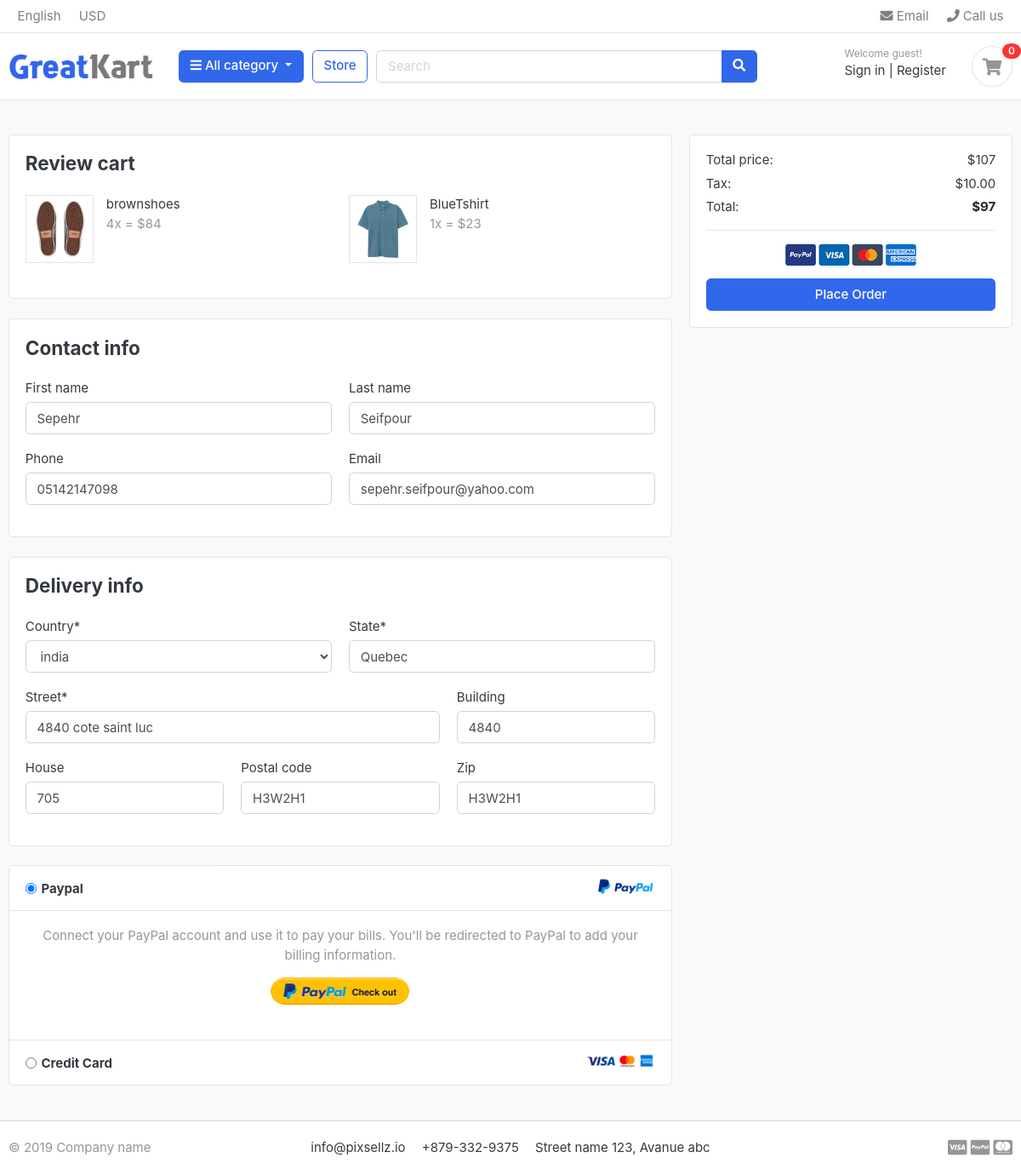
Screenshot of /CheckCard (signed in) with the database file from the repository.
### Order/models.py (models this page shows, shortened)
class OrderDetail(models.Model):
    orderdetail=models.ForeignKey(Order,on_delete=models.CASCADE)
    productorder=models.ForeignKey(ProductDetail,on_delete=models.CASCADE)
    order_count=models.IntegerField(default=1)
    purchase=models.BooleanField(default=False)
    @property
    def totalpriceorder(self):
        return self.productorder.Pro_Detail.price*self.order_count
    def __str__(self):
        return self.orderdetail.UserOder.user.username +"____"+self.productorder.Pro_Detail.title+"_____"+self.productorder.Pro_color.Color_Rate

class ShippingDetail(models.Model):
    ShipOrder=models.ForeignKey(Order,on_delete=models.CASCADE)
    firstname = models.CharField(max_length=50)
    lastname = models.CharField(max_length=50)
    phone = models.CharField(max_length=50)
    email = models.CharField(max_length=50)
    Country = models.CharField(max_length=50)
    state = models.CharField(max_length=50)
    street = models.CharField(max_length=50)
    building = models.CharField(max_length=50)
    house = models.CharField(max_length=50)
    postalcode = models.CharField(max_length=50)
    zip = models.CharField(max_length=50)

### Product/models.py (models this page shows, shortened)
class ProductDetail(models.Model):
    Pro_Detail=models.ForeignKey(Product,on_delete=models.CASCADE)
    Pro_Cat=models.ForeignKey(Category,on_delete=models.CASCADE)
    Pro_size=models.ForeignKey(Sizes,on_delete=models.CASCADE,null=True,blank=True)
    Pro_color=models.ForeignKey(Colors,on_delete=models.CASCADE,null=True,blank=True)
    objects=ProductDetail_Manger()

class Product(models.Model):
    Rate = [
        ('High', 'High'),
        ('Low', 'Low'),
        ('Affordable', 'Affordable')
    ]
    title=models.CharField(max_length=150)
    image=models.ImageField(upload_to='Photos/Product/',null=True)
    description=models.CharField(max_length=150)
    price=models.IntegerField(default=0,null=True,blank=True)
    rate=models.CharField(choices=Rate,max_length=50,null=True,blank=True)
    brand=models.CharField(max_length=50,default="Tommy")
    objects=ProductMange()

### Order/views.py (the view, shortened to what this page needs)
# urls.py: path("CheckCard",CheckCard.as_view()),
class CheckCard(DetailView):
    template_name = 'Order/CheckCard.html'
    def get_object(self, queryset=None):
        userid = self.request.user.id
        account_sl = Account.objects.filter(user_id=userid).first()
        order_sl = Order.objects.filter(UserOder_id=account_sl.id,transaction=False).first()
        order_detail = OrderDetail.objects.filter(orderdetail_id=order_sl.id,purchase=False).all()
        print(order_detail)
        queryset=order_detail
        return queryset
    def get_context_data(self,*args,**kwargs):
        context=super(CheckCard, self).get_context_data(*args,**kwargs)
        userid=self.request.user.id
        account=Account.objects.filter(user_id=userid).first()
        sum_order=OrderDetail.objects.filter(orderdetail__UserOder_id=account.id,orderdetail__transaction=False,purchase=False)
        total_sum=[]
        for item in sum_order:
            total_sum.append(item.totalpriceorder)
        context['totalsum']=sum(total_sum)
        context['finalprice']=context['totalsum']-10
        shippingdetail=ShippingDetail.objects.filter(ShipOrder__UserOder_id=account.id,ShipOrder__transaction=True).first()
        if(shippingdetail):
            initial_data={
                "firstname":shippingdetail.firstname,
                "lastname":shippingdetail.lastname,
                "email":shippingdetail.email,
                "phone":shippingdetail.phone,
                "postalcode":shippingdetail.postalcode,
                "zip":shippingdetail.zip,
                "country":shippingdetail.Country,
                "building":shippingdetail.building,
                "street":shippingdetail.street,
                "state":shippingdetail.state,
                "house":shippingdetail.house
            }
        else:
            initial_data={
                "firstname":self.request.user.username,
                "lastname":self.request.user.last_name,
                "email":self.request.user.email,
            }
        addressform = ShippingForm(initial=initial_data)
        context['address']=addressform
        return context

### Comments/context_processors.py
class CommentForm(ModelForm):
    class Meta:
        model=Comments
        fields=['Description']
        widgets={
            'Description':Textarea()
        }

### Order/forms.py
class ShippingForm(Form):
    Country = (
        ('1', 'india'),
        ('2', 'United States'),
        ('3', 'France'),
        ('4', 'Italy'),
        ('5', 'others')
    )
    firstname=CharField(widget=TextInput(attrs={"class":"form-control"}))
    lastname=CharField(widget=TextInput(attrs={"class":"form-control"}))
    phone=CharField(widget=TextInput(attrs={"class":"form-control"}))
    email=CharField(widget=EmailInput(attrs={"class":"form-control"}))
    Country=CharField(widget=Select(attrs={"class":"form-control"},choices=Country))
    state=CharField(widget=TextInput(attrs={"class":"form-control"}))
    street=CharField(widget=TextInput(attrs={"class":"form-control"}))
    building=CharField(widget=TextInput(attrs={"class":"form-control"}))
    house=CharField(widget=TextInput(attrs={"class":"form-control"}))
    postalcode=CharField(widget=TextInput(attrs={"class":"form-control"}))
    zip=CharField(widget=TextInput(attrs={"class":"form-control"}))

### Categories/context_processors.py (called while the page is built)
def CategoriesItem(request):
    categories = Category.objects.all().exclude(Parentitem=None).values('ParentCategory')
    category_item = []
    for category in categories:
        for key in category:
            category_item.append(category.get(key))
    return dict(CategoriesItem=set(category_item))

### Comments/context_processors.py (called while the page is built)
def passform(request):
    return dict(commentform=CommentForm())

def pass_all_comments(request):
    return dict(comments=Comments.objects.all())

### Product/context_processors.py (called while the page is built)
def populare_product(request):
    mostcount=OrderDetail.objects.order_by('order_count')[:3]
    return dict(mostcount=mostcount)

### templates/Order/CheckCard.html (shortened to what this page needs)
 {% extends 'base.html' %}
 {% load static %}
{% block content %}
<section class="section-content padding-y bg">
<div class="container">
<form method="post" action="/CheckCard">
<div class="row">
    <main class="col-md-8">
<article class="card mb-4">
<div class="card-body">
	<h4 class="card-title mb-4">Review cart</h4>
	<div class="row">
        {% for item in object %}
		<div class="col-md-6">
			<figure class="itemside  mb-4">
				<div class="aside"><img src="{{ item.productorder.Pro_Detail.image.url }}" class="border img-sm"></div>
				<figcaption class="info">
					<p>{{ item.productorder.Pro_Detail.title }} </p>
					<span class="text-muted">{{ item.order_count }}x = ${{ item.totalpriceorder }} </span>
				</figcaption>
			</figure>
		</div>
        {% endfor %}
	</div>
</div>
</article>
<article class="card mb-4">
<div class="card-body">
	<h4 class="card-title mb-4">Contact info</h4>
		<div class="row">
			<div class="form-group col-sm-6">
				<label>First name</label>
				{{ address.firstname }}
			</div>
			<div class="form-group col-sm-6">
				<label>Last name</label>
                {{ address.lastname }}
			</div>
			<div class="form-group col-sm-6">
				<label>Phone</label>
				{{ address.phone }}
			</div>
			<div class="form-group col-sm-6">
				<label>Email</label>
				{{ address.email }}
			</div>
		</div>
</div>
</article>
<article class="card mb-4">
<div class="card-body">
	<h4 class="card-title mb-4">Delivery info</h4>
		<div class="row">
				<div class="form-group col-sm-6">
					<label>Country*</label>
						{{ address.Country }}
				</div>
				<div class="form-group col-sm-6">
					<label>State*</label>
					{{ address.state }}
				</div>
				<div class="form-group col-sm-8">
					<label>Street*</label>
					{{ address.street }}
				</div>
				<div class="form-group col-sm-4">
					<label>Building</label>
					{{ address.building }}
				</div>
				<div class="form-group col-sm-4">
					<label>House</label>
					{{ address.house }}
				</div>
				<div class="form-group col-sm-4">
					<label>Postal code</label>
					{{ address.postalcode }}
				</div>
				<div class="form-group col-sm-4">
					<label>Zip</label>
					{{ address.zip }}
				</div>
		</div>
</div>
</article>
<article class="accordion" id="accordion_pay">
	<div class="card">
		<header class="card-header">
			<img src="{% static "./images/misc/payment-paypal.png" %}" class="float-right" height="24">
			<label class="form-check collapsed" data-toggle="collapse" data-target="#pay_paynet">
				<input class="form-check-input" name="payment-option" checked type="radio" value="option2">
				<h6 class="form-check-label">
					Paypal
				</h6>
			</label>
		</header>
		<div id="pay_paynet" class="collapse show" data-parent="#accordion_pay">
		<div class="card-body">
			<p class="text-center text-muted">Connect your PayPal account and use it to pay your bills. You'll be redirected to PayPal to add your billing information.</p>
			<p class="text-center">
				<a href="#"><img src="{% static "./images/misc/btn-paypal.png" %}" height="32"></a>
				<br><br>
			</p>
		</div>
		</div>
	</div>
	<div class="card">
	<header class="card-header">
		<img src="{% static "./images/misc/payment-card.png" %}" class="float-right" height="24">
		<label class="form-check" data-toggle="collapse" data-target="#pay_payme">
			<input class="form-check-input" name="payment-option" type="radio" value="option2">
			<h6 class="form-check-label"> Credit Card  </h6>
		</label>
	</header>
	</div>
</article>
		</main>
		<aside class="col-md-4">
			<div class="card">
		<div class="card-body">
			<dl class="dlist-align">
			  <dt>Total price:</dt>
			  <dd class="text-right">${{ totalsum }}</dd>
			</dl>
			<dl class="dlist-align">
			  <dt>Tax:</dt>
			  <dd class="text-right"> $10.00</dd>
			</dl>
			<dl class="dlist-align">
			  <dt>Total:</dt>
			  <dd class="text-right text-dark b"><strong>${{ finalprice }}</strong></dd>
			</dl>
			<hr>
			<p class="text-center mb-3">
				<img src="{% static "./images/misc/payments.png" %}" height="26">
			</p>
			<button href="./place-order.html" class="btn btn-primary btn-block"> Place Order </button>
		</div>
		</div>
		</aside>
</div>
</form>
</div>
</section>
 {% endblock %}

### static/css/ui.css (style rules this page uses)
html { font-family: "Inter", sans-serif; font-size: 15px; }
.img-xs, .img-sm, .img-md, .img-lg { -o-object-fit: cover; object-fit: cover; flex-shrink: 0; flex-grow: 0; }
.img-sm { width: 80px; height: 80px; }
.padding-y { padding-top: 40px; padding-bottom: 40px; }
figure { margin-bottom: 0; }
article:after, .form-group:after { display: block; clear: both; content: ""; }
.bg { background-color: #f8f9fa; }
.b { font-weight: 600; }
p:last-child { margin-bottom: 0; }
.itemside { position: relative; display: flex; width: 100%; }
.itemside .aside { position: relative; flex-shrink: 0; }
.itemside .info { padding-left: 15px; padding-right: 7px; }
.itemside p { margin-bottom: 0; }
[class*=dlist-] { margin-bottom: 5px; }
[class*=dlist-] dd { margin-bottom: 0; }
.dlist-align { display: flex; }
.dlist-align dt { width: 150px; word-wrap: break-word; font-weight: normal; }
.dlist-align dd { flex-grow: 1; }
.card-header .form-check { margin-bottom: 0; padding-top: 5px; padding-bottom: 5px; }

### rows the page displays
OrderDetail: productorder.Pro_Detail.image (picture), productorder.Pro_Detail "brownshoes", order_count "4", totalpriceorder "84"
OrderDetail: productorder.Pro_Detail.image (picture), productorder.Pro_Detail "BlueTshirt", order_count "1", totalpriceorder "23"
ShippingDetail: firstname "Sepehr", lastname "Seifpour", phone "05142147098", email "sepehr.seifpour@yahoo.com", Country "india", state "Quebec", street "4840 cote saint luc", building "4840", house "705", postalcode "H3W2H1", zip "H3W2H1"

### other values shown
{{ totalsum }} "107"
{{ finalprice }} "97"
